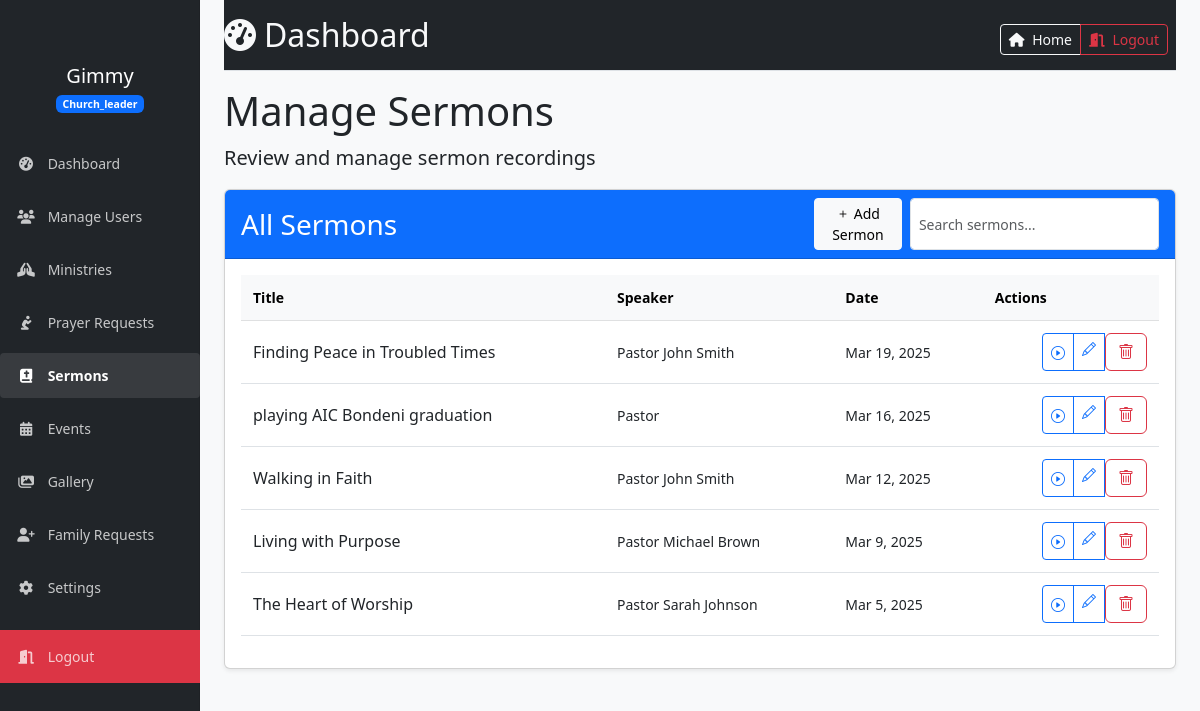
Page /well-known/admin/manage_sermons.php (signed in) on the committed database.
### tables this page shows
CREATE TABLE `sermons` (
  `id` int(11) NOT NULL,
  `title` varchar(255) NOT NULL,
  `description` text DEFAULT NULL,
  `video_url` varchar(255) DEFAULT NULL,
  `speaker` varchar(100) DEFAULT NULL,
  `date` date DEFAULT NULL,
  `youtube_url` varchar(255) DEFAULT NULL,
  `created_at` timestamp NOT NULL DEFAULT current_timestamp(),
  `scripture_reference` varchar(255) DEFAULT NULL,
  `series` varchar(255) DEFAULT NULL,
  `updated_at` timestamp NOT NULL DEFAULT current_timestamp() ON UPDATE current_timestamp()
);

### well-known/admin/manage_sermons.php (the view, shortened to what this page needs)
<?php
require_once '../includes/auth.php';
$stmt = $conn->prepare("SELECT * FROM sermons ORDER BY date DESC");
$stmt->execute();
$sermons = $stmt->get_result();
?>
<!DOCTYPE html>
<html lang="en">
<head>
    <link href="https://cdn.jsdelivr.net/npm/bootstrap@5.3.0/dist/css/bootstrap.min.css" rel="stylesheet">
    <link rel="stylesheet" href="https://cdn.jsdelivr.net/npm/bootstrap-icons@1.7.2/font/bootstrap-icons.css">
    <link rel="stylesheet" href="https://cdnjs.cloudflare.com/ajax/libs/font-awesome/6.4.0/css/all.min.css">
    <link rel="stylesheet" href="../assets/css/admin.css">
</head>
<body>
<div class="container-fluid">
    <div class="row">
        <?php include "../includes/admin_left_nav.php" ?>
        <main class="col-md-12 ms-sm-auto col-lg-10 px-md-4 py-0">
            <div class="d-flex justify-content-between flex-wrap flex-md-nowrap align-items-center pt-3 pb-2 mb-3 bg-dark border-bottom">
                <h1 class="h2 text-light"><i class="fas fa-tachometer-alt me-2"></i>Dashboard</h1>
                <div class="btn-toolbar mb-2 mb-md-0">
                     <div class="btn-group me-2">
                        <button type="button" class="btn btn-sm btn-outline-light">
                            <a class="nav-link" href="../index.php">
                                <i class="fas fa-house me-1"></i> Home
                            </a>
                        </button>
                        <button type="button" class="btn btn-sm btn-outline-danger" id="button_logout">
                            <a class="nav-link" href="../logout.php">
                                <i class="fas fa-door-open me-1"></i> Logout
                            </a>
                        </button>
                    </div>
                </div>
            </div>
            <div class="col">
                <h1>Manage Sermons</h1>
                <p class="lead">Review and manage sermon recordings</p>
            </div>
            <div class="row g-4">
                <div class="col-12">
                    <div class="card shadow-sm">
                        <div class="card-header bg-primary text-white">
                            <div class="d-flex justify-content-between align-items-center flex-wrap">
                                <h3 class="card-title mb-2 mb-md-0">All Sermons</h3>
                                <div class="d-flex flex-grow-1 flex-md-grow-0 ms-md-2">
                                    <button class="btn btn-sm btn-light me-2" data-bs-toggle="modal" data-bs-target="#sermonFormModal">
                                        <i class="bi bi-plus"></i> Add Sermon
                                    </button>
                                    <input type="text" id="searchInput" class="form-control form-control-sm" placeholder="Search sermons...">
                                </div>
                            </div>
                        </div>
                        <div class="card-body">
                            <div class="table-responsive" style="max-height: 70vh; overflow-y: auto;">
                                <table class="table table-hover align-middle">
                                    <thead class="table-light sticky-top" style="top: -1px;">
                                        <tr>
                                            <th>Title</th>
                                            <th>Speaker</th>
                                            <th class="d-none d-sm-table-cell">Date</th>
                                            <th>Actions</th>
                                        </tr>
                                    </thead>
                                    <tbody>
                                        <?php while ($sermon = $sermons->fetch_assoc()): ?>
                                            <tr>
                                                <td>
                                                    <div class="d-flex align-items-center">
                                                        <div class="flex-grow-1">
                                                            <h6 class="mb-0"><?php echo htmlspecialchars($sermon['title']); ?></h6>
                                                        </div>
                                                    </div>
                                                </td>
                                                <td><?php echo htmlspecialchars($sermon['speaker']); ?></td>
                                                <td class="d-none d-sm-table-cell"><?php echo date('M j, Y', strtotime($sermon['date'])); ?></td>
                                                <td class="text-end">
                                                    <div class="btn-group btn-group-sm" role="group">
                                                        <?php if (!empty($sermon['youtube_url'])): ?>
                                                            <button class="btn btn-outline-primary play-btn"
                                                                    data-video-url="<?php echo htmlspecialchars($sermon['youtube_url']); ?>"
                                                                    data-title="<?php echo htmlspecialchars($sermon['title']); ?>"
                                                                    title="Play">
                                                                <i class="bi bi-play-circle"></i>
                                                            </button>
                                                        <?php endif; ?>
                                                        <a href="?edit=<?php echo $sermon['id']; ?>" class="btn btn-outline-primary" title="Edit">
                                                            <i class="bi bi-pencil"></i>
                                                        </a>
                                                        <form action="manage_sermons.php" method="post" class="d-inline"
                                                              onsubmit="return confirm('Are you sure you want to delete this sermon?');">
                                                            <button type="submit" class="btn btn-outline-danger" title="Delete">
                                                                <i class="bi bi-trash"></i>
                                                            </button>
                                                        </form>
                                                    </div>
                                                </td>
                                            </tr>
                                        <?php endwhile; ?>
                                    </tbody>
                                </table>
                            </div>
                        </div>
                    </div>
                </div>
            </div>
        </main>
    </div>
</div>
</body>
</html>

### well-known/assets/css/admin.css (style rules this page uses)
body { font-size: .875rem; background-color: #f8f9fa; }
main { padding-top: 48px; }
.card { box-shadow: 0 0.125rem 0.25rem rgba(0, 0, 0, 0.075); transition: box-shadow 0.3s ease-in-out; }
.table > :not(caption) > * > * { padding: 0.75rem; }

### well-known/admin/manage_sermons.php (style rules this page uses)
.play-btn { cursor: pointer; }

### rows in the picture
sermons: title "Finding Peace in Troubled Times", speaker "Pastor John Smith", date "Mar 19, 2025"
sermons: title "playing AIC Bondeni graduation", speaker "Pastor", date "Mar 16, 2025"
sermons: title "Walking in Faith", speaker "Pastor John Smith", date "Mar 12, 2025"
sermons: title "Living with Purpose", speaker "Pastor Michael Brown", date "Mar 9, 2025"
sermons: title "The Heart of Worship", speaker "Pastor Sarah Johnson", date "Mar 5, 2025"

### other values in the picture
$safe_username "Gimmy"
$safe_role "Church_leader"
